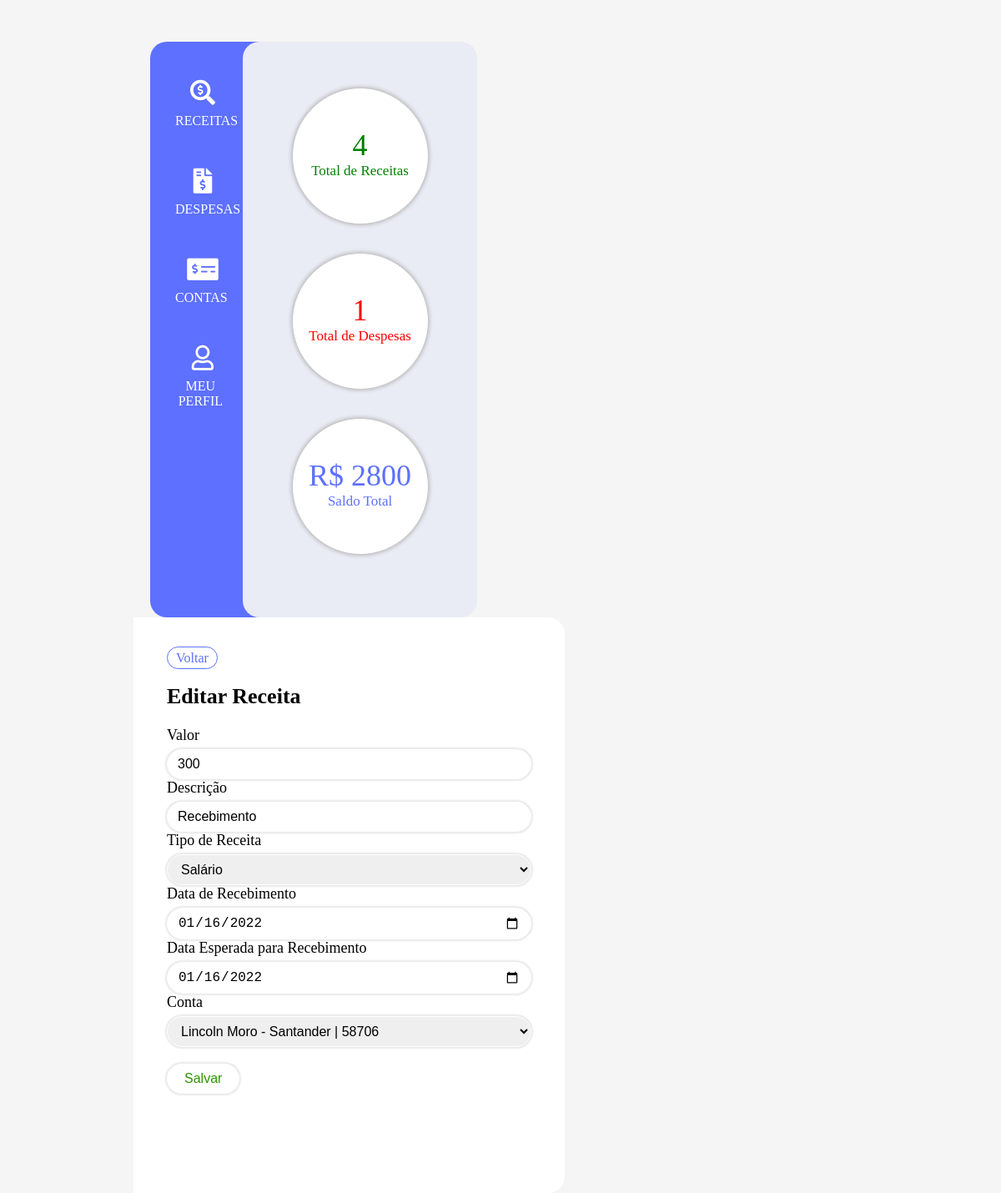
The page /receitas.php?id=20 (signed in) on the database its author committed.
### tables this page shows
CREATE TABLE IF NOT EXISTS `receitas` (
  `id` int(10) NOT NULL AUTO_INCREMENT,
  `valor` float NOT NULL,
  `dataRecebimento` date NOT NULL,
  `dataRecebimentoEsperado` date NOT NULL,
  `descricao` varchar(255) NOT NULL,
  `conta` int(10) NOT NULL,
  `tipoReceita` varchar(80) NOT NULL,
  PRIMARY KEY (`id`)
);

### public_html/receitas.php (called while the page is built, shortened)
<?php
require_once "assets/templates/header.php";
require_once "assets/templates/content.php";
$receita->listar();
require_once "assets/templates/footer.php";

### application/classes/model/Receita.php (called while the page is built, shortened)
<?php
class Receita {
    public function select($id) {
        $this->id = $id;
        $db = new Connection;
        $query = "SELECT * FROM receitas WHERE id='{$this->id}'";
        $executeQuery = mysqli_query($db->connect(), $query);
        if($executeQuery) {
            return mysqli_fetch_assoc($executeQuery);
        }
        else {
            return die("Error: " . $db->connect->connect_error);
        }
    }
}

### application/config/Connection.php (called while the page is built, shortened)
<?php
class Connection {
    public Database $connection;
    public function __construct() {
        $this->connection = new Database;
    }
    public function confConnection() {
        $this->connection->setName("pubfuture");
        $this->connection->setUser("root");
        $this->connection->setPass("");
        $this->connection->setHost("localhost");
    }
    public function connect() {
        $this->connect =  mysqli_connect($this->connection->getHost(), $this->connection->getUser(), $this->connection->getPass(), $this->connection->getName());
        if($this->connect->connect_error) {
            die("Error: " . $this->connect->connect_error);
        }
        else {
            return $this->connect;
        }
    }
}

### application/utils/Database.php (called while the page is built, shortened)
<?php
class Database
{
    private string $db_name;
    private string $db_user;
    private string $db_pass;
    private string $db_host;
    public function getName(): string
    {
        return $this->db_name;
    }
    public function setName(string $db_name): void
    {
        $this->db_name = $db_name;
    }
    public function getUser(): string
    {
        return $this->db_user;
    }
    public function setUser(string $db_user): void
    {
        $this->db_user = $db_user;
    }
    public function getPass(): string
    {
        return $this->db_pass;
    }
    public function setPass(string $db_pass): void
    {
        $this->db_pass = $db_pass;
    }
    public function getHost(): string
    {
        return $this->db_host;
    }
    public function setHost(string $db_host): void
    {
        $this->db_host = $db_host;
    }
}

### application/classes/model/Conta.php (called while the page is built, shortened)
<?php
class Conta {
    private $saldoTotal;
    public function getSaldoTotal() {
        $db = new Connection;
        $query = "SELECT * FROM contas";
        $executeQuery = mysqli_query($db->connect(), $query);
        if($executeQuery) {
            foreach ($executeQuery as $conta) {
                $this->saldoTotal = $this->saldoTotal + $conta['saldo'];
            }
            return $this->saldoTotal;
        }
        else {
            return die("Error: " . $db->connect->connect_error);
        }
    }
}

### application/classes/controllers/WidgetController.php (called while the page is built, shortened)
<?php
class WidgetController
{
    public function listar() {
        $conta = new Conta;
        $saldoTotal = $conta->getSaldoTotal();
        require_once __DIR__ . '/../view/templates/widget.php';
    }
}

### application/classes/view/templates/edit_receita.php (the view)
<?php
$tiposReceita = $_REQUEST['tiposReceita'];
if(isset($_REQUEST['editar'])) {
    $editar = $_REQUEST['editar'];
}
$contas = $_REQUEST['contas'];
?>
<div class="button-main"><a class="button button-main button-blue" href="receitas.php">Voltar</a></div>
<div class="">
    <h2><?php echo isset($_GET['id']) ? "Editar" : "Adicionar"; ?> Receita</h2>
    <form action="" method="post">
        <div class="form-field">
            <label for="valor">Valor</label>
            <input type="text" name="valor" id="valor" value="<?php if(isset($_GET['id'])){ echo $editar['valor']; }?>">
        </div>
        <div class="form-field">
            <label for="descricao">Descrição</label>
            <input type="text" name="descricao" id="descricao" value="<?php if(isset($_GET['id'])){ echo $editar['descricao']; }?>">
        </div>
        <div class="form-field">
            <label for="tipoReceita">Tipo de Receita</label>
            <select name="tipoReceita" id="tipoReceita">
                <?php
                foreach ($tiposReceita as $tipo) {
                    echo "<option value='{$tipo}'>{$tipo}</option>";
                }
                ?>
            </select>
        </div>
        <div class="form-field">
            <label for="dataRecebimento">Data de Recebimento</label>
            <input type="date" name="dataRecebimento" id="dataRecebimento" value="<?php if(isset($_GET['id'])){ echo $editar['dataRecebimento']; }?>">
        </div>
        <div class="form-field">
            <label for="dataRecebimentoEsperado">Data Esperada para Recebimento</label>
            <input type="date" name="dataRecebimentoEsperado" id="dataRecebimentoEsperado" value="<?php if(isset($_GET['id'])){ echo $editar['dataRecebimentoEsperado']; }?>">
        </div>
        <div class="form-field">
            <label for="conta">Conta</label>
            <select name="conta" id="conta">
                <?php
                foreach ($contas as $conta) {
                    echo "<option value='{$conta['id']}'>{$conta['titular']} - {$conta['instituicaoFinanceira']} | {$conta['conta']}</option>";
                }
                ?>
            </select>
        </div>
        <div class="form-field">
            <input class="button button-main button-green" type="submit" name="submit" value="Salvar">
        </div>
    </form>
</div>

### public_html/assets/css/style.css (style rules this page uses)
body { width: 70%; margin: 50px auto; background-color: #f5f5f5; }
a { text-decoration: none; color: #5d70ff; }
.button { padding: 4px 10px; border-radius: 30px; text-decoration: none; }
.button-main { width: 20%; margin: 20px 0; }
.button-green { background-color: #fff; border: 1px solid #2b9500; color: #2b9500; }
.button-blue { background-color: #fff; border: 1px solid #5d70ff; color: #5d70ff; }
h2 { font-family: Ubuntu; font-size: 26px; }
label { font-family: Calibri; }
.form-field label { font-family: Calibri; font-size: 18px; margin-bottom: 6px; }
.form-field input, .form-field select { border: 1px solid #ffffff; border-radius: 25px; padding: 8px 12px; box-shadow: 0 0 2px 2px #e9e9e9; font-size: 16px; }
.form-field { display: grid; }
h1, h2, h3, h4, h5, h6 { font-family: Ubuntu; }

### rows shown on the page
receitas: valor "300", descricao "Recebimento", dataRecebimento "01/16/2022", dataRecebimentoEsperado "01/16/2022"

### other values the page prints
$totalReceitas "4"
$totalDepsesas "1"
$saldoTotal "2800"
form field tipoReceita "Salário"
form field conta "Lincoln Moro - Santander | 58706"
